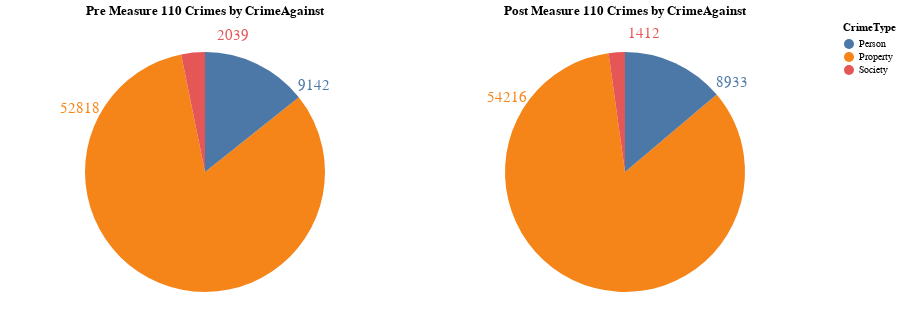

The notebook cell this image was saved under:
### Code cell
base_pre = alt.Chart(pre_count_by_crimesagainst).mark_arc().encode(
    theta = alt.Theta(field = "CrimeCount", type = "quantitative"),
    color = alt.Color(field = "CrimeType", type = "nominal"),
).properties(title = "Pre Measure 110 Crimes by CrimeAgainst")

pie_pre = base_pre.mark_arc(outerRadius=120)
text_pre = base_pre.mark_text(radius=140, size=15).encode(text="CrimeCount:Q")

pre_piechart = pie_pre + text_pre

base_post = alt.Chart(post_count_by_crimesagainst).mark_arc().encode(
    theta = alt.Theta(field = "CrimeCount", type = "quantitative"),
    color = alt.Color(field = "CrimeType", type = "nominal"),
).properties(title = "Post Measure 110 Crimes by CrimeAgainst")

pie_post = base_post.mark_arc(outerRadius=120)
text_post = base_post.mark_text(radius=140, size=15).encode(text="CrimeCount:Q")

post_piechart = pie_post + text_post

pre_post_piecharts = alt.hconcat(pre_piechart, post_piechart)
pre_post_piecharts

### Figure 1 — Vega-Lite specification as saved in the notebook (floating-point values rounded to 4 significant figures)
{"config": {"view": {"continuousWidth": 400, "continuousHeight": 300}}, "hconcat": [{"layer": [{"mark": {"type": "arc", "outerRadius": 120}, "encoding": {"color": {"field": "CrimeType", "type": "nominal"}, "theta": {"field": "CrimeCount", "type": "quantitative"}}, "title": "Pre Measure 110 Crimes by CrimeAgainst"}, {"mark": {"type": "text", "radius": 140, "size": 15}, "encoding": {"color": {"field": "CrimeType", "type": "nominal"}, "text": {"field": "CrimeCount", "type": "quantitative"}, "theta": {"field": "CrimeCount", "type": "quantitative"}}, "title": "Pre Measure 110 Crimes by CrimeAgainst"}], "data": {"name": "data-7d8da3af769ad7027ed9cd1556eaab7e"}}, {"layer": [{"mark": {"type": "arc", "outerRadius": 120}, "encoding": {"color": {"field": "CrimeType", "type": "nominal"}, "theta": {"field": "CrimeCount", "type": "quantitative"}}, "title": "Post Measure 110 Crimes by CrimeAgainst"}, {"mark": {"type": "text", "radius": 140, "size": 15}, "encoding": {"color": {"field": "CrimeType", "type": "nominal"}, "text": {"field": "CrimeCount", "type": "quantitative"}, "theta": {"field": "CrimeCount", "type": "quantitative"}}, "title": "Post Measure 110 Crimes by CrimeAgainst"}], "data": {"name": "data-0a90848ec26b4d97d3fae5a44b38ca00"}}], "$schema": "https://vega.github.io/schema/vega-lite/v4.17.0.json", "datasets": {"data-7d8da3af769ad7027ed9cd1556eaab7e": [{"CrimeType": "Property", "CrimeCount": 52818}, {"CrimeType": "Person", "CrimeCount": 9142}, {"CrimeType": "Society", "CrimeCount": 2039}], "data-0a90848ec26b4d97d3fae5a44b38ca00": [{"CrimeType": "Property", "CrimeCount": 54216}, {"CrimeType": "Person", "CrimeCount": 8933}, {"CrimeType": "Society", "CrimeCount": 1412}]}}
